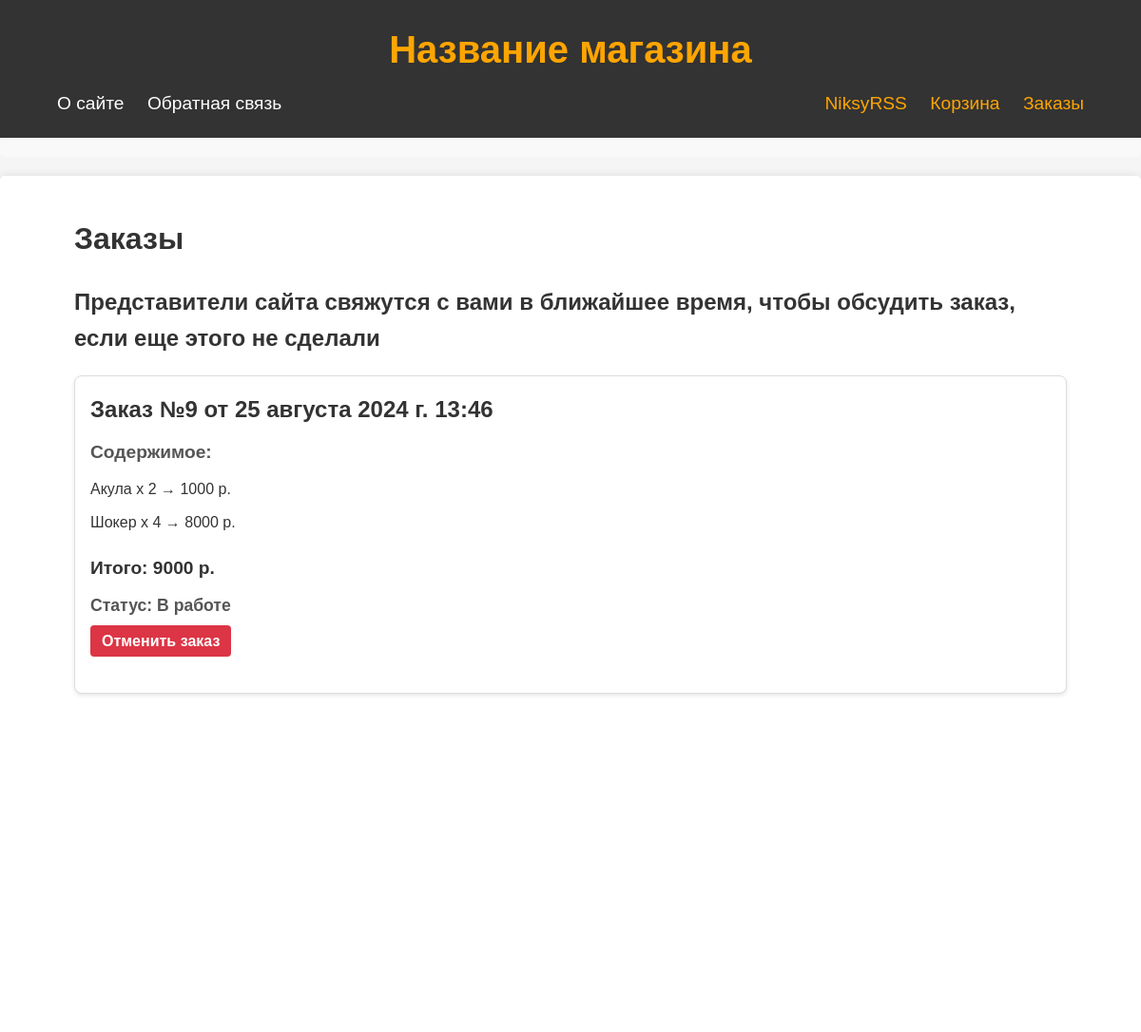
Before: /orders/ (signed in, upper part) with the older database file.
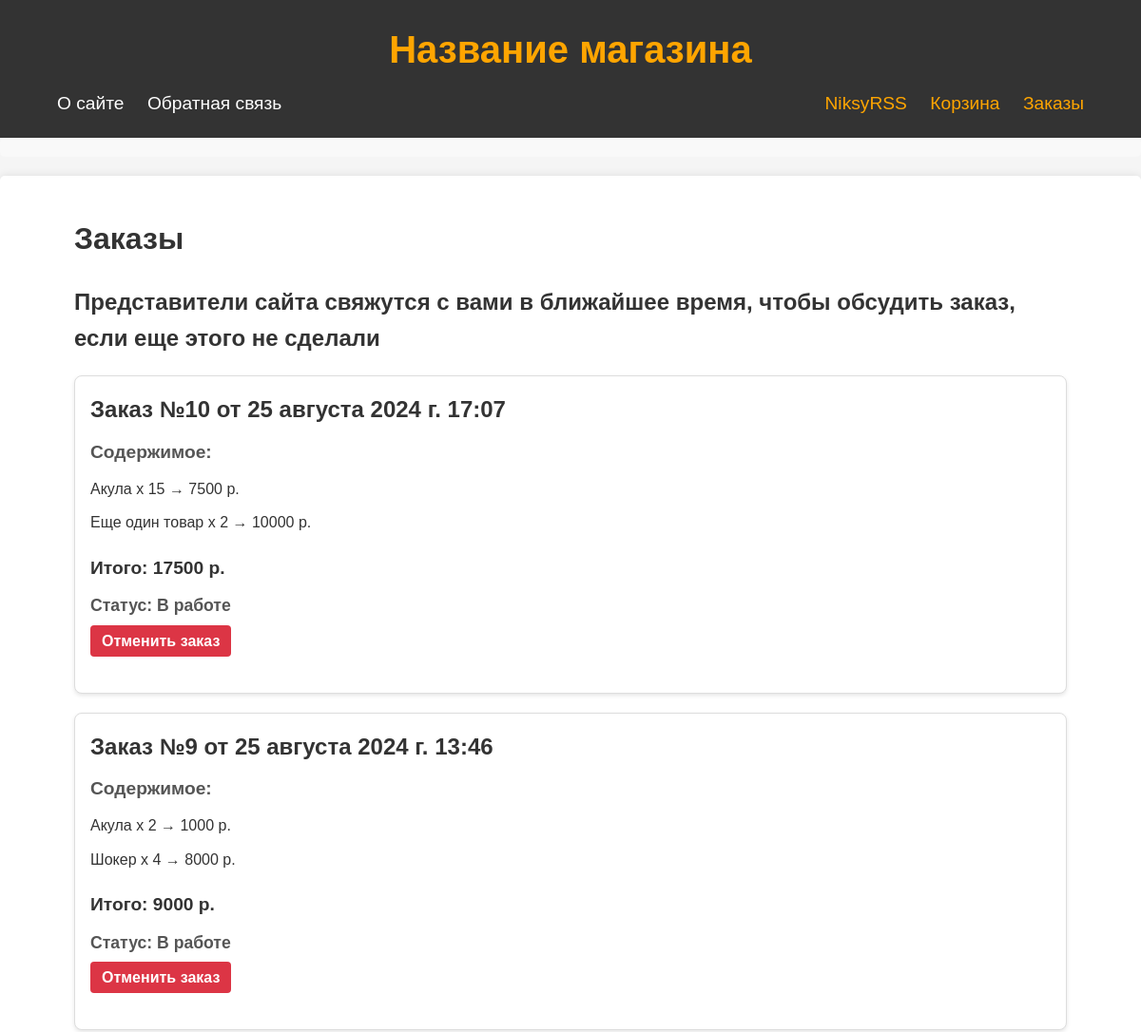
After: the same page with the newer database file.
### justsite/models.py (models this page shows, shortened)
class Order(models.Model):
    class Status(models.IntegerChoices):
        ONTHEJOB = 0, 'В работе'
        READYTOGO = 1, 'Готов к выдаче'
        FINISHED = 2, 'Выдан'
    user = models.ForeignKey(get_user_model(), on_delete=models.CASCADE, related_name='user_orders',
                             verbose_name="Пользователь")
    item = models.ManyToManyField(Items, related_name='order_item')
    time_create = models.DateTimeField(auto_now_add=True, verbose_name="Время создания")
    status = models.IntegerField(choices=Status.choices, default=Status.ONTHEJOB, verbose_name="Статус")
    order_sum = models.IntegerField(blank=True, verbose_name="Сумма заказа", null=True)
    class Meta:
        ordering = ['-time_create']
        indexes = [
            models.Index(fields=['-time_create']),
        ]
        verbose_name = "Заказ"
        verbose_name_plural = 'Заказы'

class Items(models.Model):
    class Status(models.IntegerChoices):
        DRAFT = 0, 'Черновик'
        PUBLISHED = 1, 'На витрине'
    name = models.CharField(max_length=255, verbose_name="Название товара")
    slug = models.SlugField(max_length=255, db_index=True, unique=True, verbose_name="Слаг", validators=[
        MinLengthValidator(5, message="Минимум 5 символов"),
        MaxLengthValidator(100, message="Максимум 100 символов"),
    ])
    photo = models.ImageField(upload_to="photos/%Y/%m/%d/", default=None, blank=True, null=True, verbose_name="Фото")
    description = models.TextField(blank=True, verbose_name="Описание")
    time_create = models.DateTimeField(auto_now_add=True, verbose_name="Время создания")
    is_published = models.BooleanField(choices=tuple(map(lambda x: (bool(x[0]), x[1]), Status.choices)),
                                       default=Status.DRAFT, verbose_name="Статус")
    cat = models.ForeignKey('Category', on_delete=models.SET_NULL, related_name='items', verbose_name="Категория", null=True)
    tags = models.ManyToManyField('TagItem', blank=True, related_name='tags', verbose_name="Теги")
    price = models.IntegerField(blank=True, verbose_name="Цена", null=True)
    rate = models.FloatField(blank=True, verbose_name="Рейтинг", null=True)
    objects = models.Manager()
    published = PublishedModel()
    class Meta:
        ordering = ['name']
        indexes = [
            models.Index(fields=['name']),
        ]
        verbose_name = "Товары магазина"
        verbose_name_plural = 'Товары магазина'

### justsite/views.py (the view, shortened to what this page needs)
# urls.py: path('orders/', views.Orders.as_view(), name="orders"),
class Orders(LoginRequiredMixin, DataMixin, ListView):
    template_name = 'justsite/orders.html'
    context_object_name = 'orders'
    title_page = "Заказы"
    def get_queryset(self):
        self.orders = self.request.user.user_orders.all()
        self.orders_items = {}
        for order in self.orders:
            res = OrderItem.objects.filter(order=order).annotate(total=F('item__price')*F('count')).values('item__name', 'count', 'total')
            self.orders_items[order] = list(res)
        return self.orders
    def get_context_data(self, *, object_list=None, **kwargs):
        context = super().get_context_data(**kwargs)
        return self.get_mixin_context(context, orders_items=self.orders_items)

### justsite/context_processors.py (called while the page is built)
def get_site_context(request):
    return {'mainmenu': menu, 'index_ignore_list': ['about', 'contact']}

### justsite/templatetags/pstags.py (called while the page is built)
@register.filter
def get_item(dictionary, key):
    return dictionary.get(key)

### justsite/utils.py (called while the page is built)
    def get_mixin_context(self, context, **kwargs):
        context.update(kwargs)
        return context

### justsite/templates/justsite/orders.html (shortened to what this page needs)
{% extends 'base.html' %}
{% load pstags %}
{% block content %}
<h1>{{ title }}</h1>
<h2>Представители сайта свяжутся с вами в ближайшее время, чтобы обсудить заказ, если еще этого не сделали</h2>
{% for order in orders %}
<div class="orders-page-order">
    <h2 class="orders-page-order-title">Заказ №{{order.id}} от {{order.time_create}}</h2>
    <h4 class="orders-page-order-subtitle">Содержимое:</h4>
    {% for item in orders_items|get_item:order %}
    <div class="orders-page-item">
        <p class="orders-page-item-details">{{ item.item__name }} x {{item.count}} → {{item.total}} р.</p>
    </div>
    {% endfor %}
    <h3 class="orders-page-order-summary">Итого: {{order.order_sum}} р.</h3>
    <h3 class="orders-page-order-status">Статус: {{order.get_status_display}}</h3>
    <div class="orders-page-order-actions">
        <a class="orders-page-link cancel-order" href="{% url 'delete_order' order.id %}">Отменить заказ</a>
    </div>
    <br>
</div>
{% endfor %}
{% endblock %}

### templates/base.html (shortened to what this page needs)
{% load static %}
{% load pstags %}
<html lang="ru">
<head>
    <link rel="stylesheet" href="{% static 'justsite/css/styles.css' %}">
</head>
<body>
    <header class="site-header">
        <div class="container">
            <h1 class="site-title"><a href="{% url 'home' %}">Название магазина</a></h1>
            <nav class="main-nav">
                <div class="menu-left">
                    {% block mainmenu %}
                        {% for m in mainmenu %}
                            <a href="{% url m.url_name %}">{{ m.title }}</a>
                        {% endfor %}
                    {% endblock %}
                </div>
                <div class="user-nav">
                    {% if user.is_authenticated %}
                        <a href="{% url 'users:profile' %}">{{ user.username }}</a>
                        <a href="{% url 'cart' %}">Корзина</a>
                        <a href="{% url 'orders' %}">Заказы</a>
                    {% else %}
                        <a href="{% url 'users:login' %}">Войти</a>
                        <a href="{% url 'users:register' %}">Регистрация</a>
                        <a href="{% url 'cart' %}">Корзина</a>
                        <a href="{% url 'orders' %}">Заказы</a>
                    {% endif %}
                </div>
            </nav>
        </div>
    </header>
    <div class="breadcrumbs">
    </div>
    <main class="content">
        <div class="container">
            {% block content %}
            {% endblock %}
        </div>
    </main>
</body>
</html>

Changed rows visible on the page:
added Order: id "10", time_create "25 августа 2024 г. 17:07", order_sum "17500", status "В работе", Items (item__name "Акула", count "15", total "7500")
now on this page (row unchanged): Items: item__name "Еще один товар", count "2", total "10000", shown under "10"
